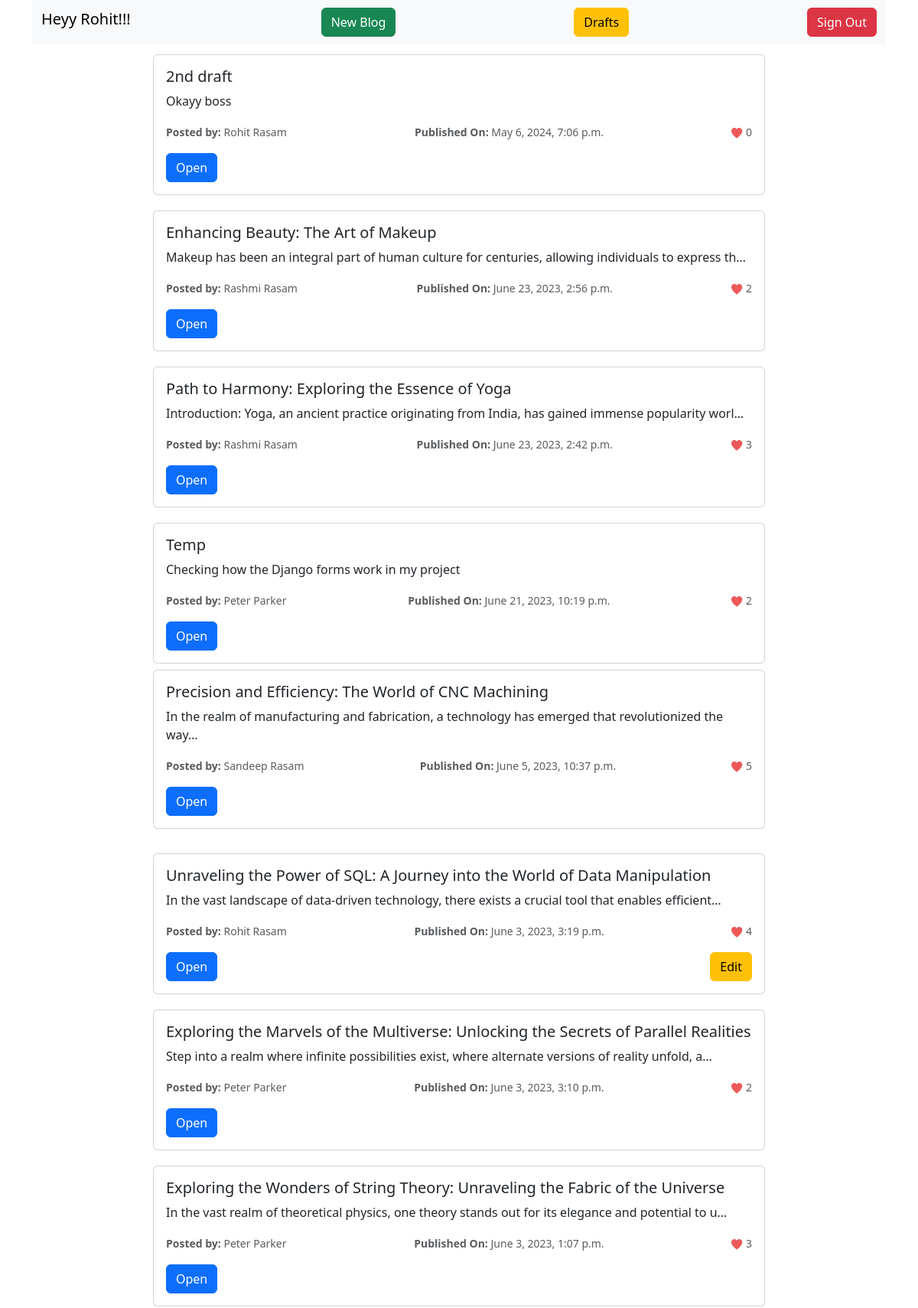
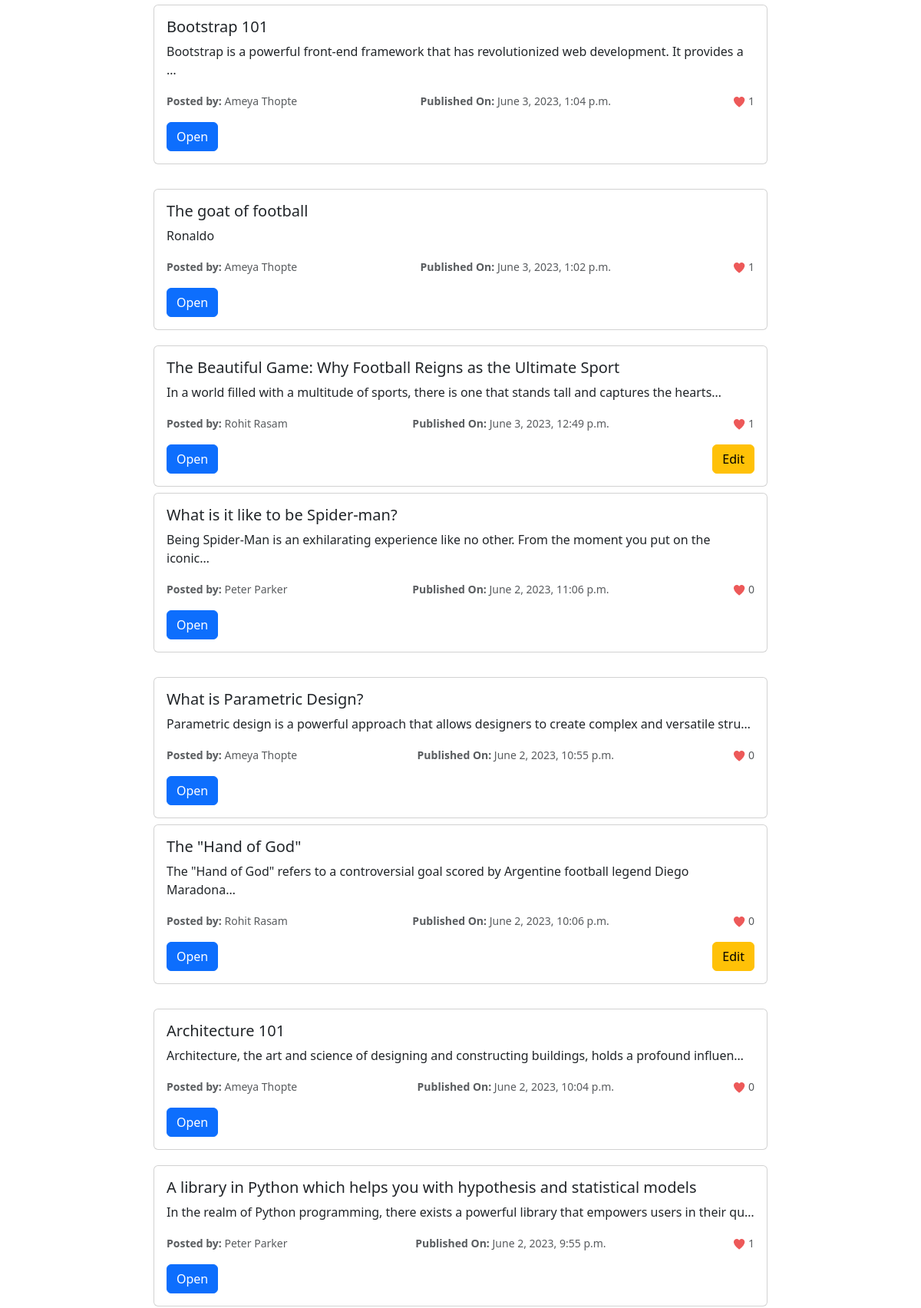
/main (signed in, upper part), run on the app's committed database (2 pictures, top to bottom).
### posts/models.py (models this page shows, shortened)
class Post(models.Model):
    id = models.AutoField(primary_key=True, editable=False)
    title = models.CharField(max_length=150, unique=True)
    author = models.ForeignKey(User, on_delete=models.CASCADE, related_name='blogs')
    content = models.TextField(default="")
    creation_date = models.DateTimeField(auto_now_add=True)
    published_date = models.DateTimeField(null=True)
    status = models.IntegerField(choices=STATUS, default=0)
    class Meta:
        ordering = ('-published_date',)
    @property
    def likes(self):
        return Likes.objects.filter(post_id=self).count()

### posts/views.py (the view)
# urls.py: path('main', views.main, name='main'),
def main(request: HttpRequest):
    posts = Post.objects.filter(status=1)
    return render(request, 'main.html', {'posts':posts})

### posts/templates/main.html (shortened to what this page needs)
<!DOCTYPE html>
<html lang="en">
<head>
    <link href="https://cdn.jsdelivr.net/npm/bootstrap@5.3.0/dist/css/bootstrap.min.css" rel="stylesheet">
</head>
<body style="display: flex; flex-direction: column; justify-content: space-between;">
    <div class="container" style="margin-bottom: 5px;">
        <nav class="navbar navbar-expand-lg bg-body-tertiary">
          <div class="container-fluid">
            <h2 class="navbar-brand" >Heyy {{user.first_name}}!!!</h2>
            <a href="/create_blog/{{user.id}}" class="btn btn-success">New Blog</a>
            <a href="/drafts/{{user.id}}" class="btn btn-warning">Drafts</a>
            <a href="/index" class="btn btn-danger" >Sign Out</a>
          </div>
        </nav>
      </div>
    <div class="position-relative" style="margin-top: 80px">
        {% for post in posts %}
        <div class="card position-relative top-50 start-50 translate-middle" style="width: 50rem; margin-top: 20px">
            <div class="card-body">
            <h5 class="card-title">{{post.title}}</h5>
            <p class="card-text">{{post.content | truncatechars:100}}</p>
                <div style="display: flex; flex-direction: row; justify-content: space-between;">
                    <p class="card-text" style="margin-bottom: 2px"><small class="text-body-secondary"><b>Posted by: </b>{{post.author.first_name}} {{post.author.last_name}}</small></p>
                    <p class="card-text"><small class="text-body-secondary"><b>Published On: </b>{{post.published_date}}</small></p>
                    {% load static %}
                    <p class="card-text"><small class="text-body-secondary">
                        <img src="{% static 'heart.png' %}" alt="heart">
                         {{post.likes}}
                        </small></p>
                </div>
            <div style="display: flex; flex-direction: row; justify-content: space-between;">
                <a class="btn btn-primary" href="/blog/{{post.id}}/None">Open</a>
                {% if post.author.id == user.id %}
                <a href="/edit_blog/{{post.id}}" class="btn btn-warning">Edit</a>
                {% endif %}
            </div>
            </div>
        </div>
        {% endfor %}
    </div>
</body>
</html>

### data on the page
Post: title "2nd draft", content "Okayy boss", author.first_name "Rohit", author.last_name "Rasam", published_date "May 6, 2024, 7:06 p.m.", likes "0"
Post: title "Enhancing Beauty: The Art of Makeup", content "Makeup has been an integral part of human culture for centuries, allowing individuals to express th…", author.first_name "Rashmi", author.last_name "Rasam", published_date "June 23, 2023, 2:56 p.m.", likes "2"
Post: title "Path to Harmony: Exploring the Essence of Yoga", content "Introduction: Yoga, an ancient practice originating from India, has gained immense popularity worl…", author.first_name "Rashmi", author.last_name "Rasam", published_date "June 23, 2023, 2:42 p.m.", likes "3"
Post: title "Temp", content "Checking how the Django forms work in my project", author.first_name "Peter", author.last_name "Parker", published_date "June 21, 2023, 10:19 p.m.", likes "2"
Post: title "Precision and Efficiency: The World of CNC Machining", content "In the realm of manufacturing and fabrication, a technology has emerged that revolutionized the way…", author.first_name "Sandeep", author.last_name "Rasam", published_date "June 5, 2023, 10:37 p.m.", likes "5"
Post: title "Unraveling the Power of SQL: A Journey into the World of Data Manipulation", content "In the vast landscape of data-driven technology, there exists a crucial tool that enables efficient…", author.first_name "Rohit", author.last_name "Rasam", published_date "June 3, 2023, 3:19 p.m.", likes "4"
Post: title "Exploring the Marvels of the Multiverse: Unlocking the Secrets of Parallel Realities", content "Step into a realm where infinite possibilities exist, where alternate versions of reality unfold, a…", author.first_name "Peter", author.last_name "Parker", published_date "June 3, 2023, 3:10 p.m.", likes "2"
Post: title "Exploring the Wonders of String Theory: Unraveling the Fabric of the Universe", content "In the vast realm of theoretical physics, one theory stands out for its elegance and potential to u…", author.first_name "Peter", author.last_name "Parker", published_date "June 3, 2023, 1:07 p.m.", likes "3"
Post: title "Bootstrap 101", content "Bootstrap is a powerful front-end framework that has revolutionized web development. It provides a …", author.first_name "Ameya", author.last_name "Thopte", published_date "June 3, 2023, 1:04 p.m.", likes "1"
Post: title "The goat of football", content "Ronaldo", author.first_name "Ameya", author.last_name "Thopte", published_date "June 3, 2023, 1:02 p.m.", likes "1"
Post: title "The Beautiful Game: Why Football Reigns as the Ultimate Sport", content "In a world filled with a multitude of sports, there is one that stands tall and captures the hearts…", author.first_name "Rohit", author.last_name "Rasam", published_date "June 3, 2023, 12:49 p.m.", likes "1"
Post: title "What is it like to be Spider-man?", content "Being Spider-Man is an exhilarating experience like no other. From the moment you put on the iconic…", author.first_name "Peter", author.last_name "Parker", published_date "June 2, 2023, 11:06 p.m.", likes "0"
Post: title "What is Parametric Design?", content "Parametric design is a powerful approach that allows designers to create complex and versatile stru…", author.first_name "Ameya", author.last_name "Thopte", published_date "June 2, 2023, 10:55 p.m.", likes "0"
Post: title "The \"Hand of God\"", content "The \"Hand of God\" refers to a controversial goal scored by Argentine football legend Diego Maradona…", author.first_name "Rohit", author.last_name "Rasam", published_date "June 2, 2023, 10:06 p.m.", likes "0"
Post: title "Architecture 101", content "Architecture, the art and science of designing and constructing buildings, holds a profound influen…", author.first_name "Ameya", author.last_name "Thopte", published_date "June 2, 2023, 10:04 p.m.", likes "0"
Post: title "A library in Python which helps you with hypothesis and statistical models", content "In the realm of Python programming, there exists a powerful library that empowers users in their qu…", author.first_name "Peter", author.last_name "Parker", published_date "June 2, 2023, 9:55 p.m.", likes "1"

### other printed values
{{ user.first_name }} "Rohit"
